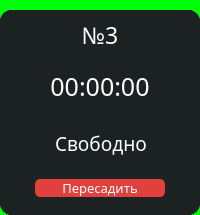
                  <widget class="QFrame" name="PC_3">
                   <property name="styleSheet">
                    <string notr="true">background-color: #00FF0A;
border-radius: 15px;</string>
                   </property>
                   <property name="frameShape">
                    <enum>QFrame::StyledPanel</enum>
                   </property>
                   <property name="frameShadow">
                    <enum>QFrame::Raised</enum>
                   </property>
                   <layout class="QVBoxLayout" name="verticalLayout_38">
                    <property name="spacing">
                     <number>0</number>
                    </property>
                    <property name="leftMargin">
                     <number>0</number>
                    </property>
                    <property name="topMargin">
                     <number>10</number>
                    </property>
                    <property name="rightMargin">
                     <number>0</number>
                    </property>
                    <property name="bottomMargin">
                     <number>0</number>
                    </property>
                    <item>
                     <widget class="QFrame" name="frame_10">
                      <property name="styleSheet">
                       <string notr="true">background-color: rgb(28, 33, 34);
border-radius: 12px;</string>
                      </property>
                      <property name="frameShape">
                       <enum>QFrame::StyledPanel</enum>
                      </property>
                      <property name="frameShadow">
                       <enum>QFrame::Raised</enum>
                      </property>
                      <layout class="QVBoxLayout" name="verticalLayout_39">
                       <property name="spacing">
                        <number>0</number>
                       </property>
                       <property name="leftMargin">
                        <number>0</number>
                       </property>
                       <property name="topMargin">
                        <number>0</number>
                       </property>
                       <property name="rightMargin">
                        <number>0</number>
                       </property>
                       <property name="bottomMargin">
                        <number>0</number>
                       </property>
                       <item>
                        <widget class="QFrame" name="frame_11">
                         <property name="frameShape">
                          <enum>QFrame::StyledPanel</enum>
                         </property>
                         <property name="frameShadow">
                          <enum>QFrame::Raised</enum>
                         </property>
                         <layout class="QVBoxLayout" name="verticalLayout_40">
                          <property name="spacing">
                           <number>0</number>
                          </property>
                          <property name="leftMargin">
                           <number>0</number>
                          </property>
                          <property name="topMargin">
                           <number>0</number>
                          </property>
                          <property name="rightMargin">
                           <number>0</number>
                          </property>
                          <property name="bottomMargin">
                           <number>0</number>
                          </property>
                          <item>
                           <widget class="QFrame" name="num_pc_3">
                            <property name="frameShape">
                             <enum>QFrame::StyledPanel</enum>
                            </property>
                            <property name="frameShadow">
                             <enum>QFrame::Raised</enum>
                            </property>
                            <layout class="QHBoxLayout" name="horizontalLayout_34">
                             <item>
                              <widget class="QLabel" name="num_3">
                               <property name="font">
                                <font>
                                 <family>Montserrat Medium</family>
                                 <pointsize>-1</pointsize>
                                </font>
                               </property>
                               <property name="layoutDirection">
                                <enum>Qt::LeftToRight</enum>
                               </property>
                               <property name="styleSheet">
                                <string notr="true">color: #fff; font-size: 23px;</string>
                               </property>
                               <property name="text">
                                <string>№3</string>
                               </property>
                               <property name="alignment">
                                <set>Qt::AlignCenter</set>
                               </property>
                              </widget>
                             </item>
                            </layout>
                           </widget>
                          </item>
                          <item>
                           <widget class="QFrame" name="timer_pc_3">
                            <property name="frameShape">
                             <enum>QFrame::StyledPanel</enum>
                            </property>
                            <property name="frameShadow">
                             <enum>QFrame::Raised</enum>
                            </property>
                            <layout class="QHBoxLayout" name="horizontalLayout_35">
                             <item>
                              <widget class="QLabel" name="timer_3">
                               <property name="font">
                                <font>
                                 <family>Montserrat Medium</family>
                                 <pointsize>-1</pointsize>
                                </font>
                               </property>
                               <property name="styleSheet">
                                <string notr="true">color: #fff; font-size: 25px;</string>
                               </property>
                               <property name="text">
                                <string>00:00:00</string>
                               </property>
                               <property name="alignment">
                                <set>Qt::AlignCenter</set>
                               </property>
                              </widget>
                             </item>
                            </layout>
                           </widget>
                          </item>
                          <item>
                           <widget class="QFrame" name="line_3">
                            <property name="maximumSize">
                             <size>
                              <width>16777215</width>
                              <height>2</height>
                             </size>
                            </property>
                            <property name="styleSheet">
                             <string notr="true">background-color: #7B7B7B;</string>
                            </property>
                            <property name="frameShape">
                             <enum>QFrame::StyledPanel</enum>
                            </property>
                            <property name="frameShadow">
                             <enum>QFrame::Raised</enum>
                            </property>
                           </widget>
                          </item>
                         </layout>
                        </widget>
                       </item>
                       <item>
                        <widget class="QFrame" name="frame_12">
                         <property name="maximumSize">
                          <size>
                           <width>16777215</width>
                           <height>125</height>
                          </size>
                         </property>
                         <property name="sizeIncrement">
                          <size>
                           <width>0</width>
                           <height>0</height>
                          </size>
                         </property>
                         <property name="frameShape">
                          <enum>QFrame::StyledPanel</enum>
                         </property>
                         <property name="frameShadow">
                          <enum>QFrame::Raised</enum>
                         </property>
                         <layout class="QVBoxLayout" name="verticalLayout_41">
                          <item>
                           <widget class="QFrame" name="info_PC_3">
                            <property name="maximumSize">
                             <size>
                              <width>16777215</width>
                              <height>42</height>
                             </size>
                            </property>
                            <property name="font">
                             <font>
                              <pointsize>8</pointsize>
                             </font>
                            </property>
                            <property name="frameShape">
                             <enum>QFrame::StyledPanel</enum>
                            </property>
                            <property name="frameShadow">
                             <enum>QFrame::Raised</enum>
                            </property>
                            <layout class="QHBoxLayout" name="horizontalLayout_32">
                             <property name="leftMargin">
                              <number>11</number>
                             </property>
                             <item>
                              <widget class="QLabel" name="info_3">
                               <property name="font">
                                <font>
                                 <family>Montserrat Medium</family>
                                 <pointsize>-1</pointsize>
                                </font>
                               </property>
                               <property name="styleSheet">
                                <string notr="true">color: #fff; font-size: 19px;</string>
                               </property>
                               <property name="text">
                                <string>Свободно</string>
                               </property>
                               <property name="alignment">
                                <set>Qt::AlignCenter</set>
                               </property>
                              </widget>
                             </item>
                            </layout>
                           </widget>
                          </item>
                          <item>
                           <widget class="QFrame" name="btn_transplant_PC_3">
                            <property name="maximumSize">
                             <size>
                              <width>16777215</width>
                              <height>60</height>
                             </size>
                            </property>
                            <property name="frameShape">
                             <enum>QFrame::StyledPanel</enum>
                            </property>
                            <property name="frameShadow">
                             <enum>QFrame::Raised</enum>
                            </property>
                            <layout class="QHBoxLayout" name="horizontalLayout_33">
                             <item>
                              <widget class="QPushButton" name="transplant_3">
                               <property name="maximumSize">
                                <size>
                                 <width>130</width>
                                 <height>50</height>
                                </size>
                               </property>
                               <property name="font">
                                <font>
                                 <family>Montserrat Medium</family>
                                 <pointsize>10</pointsize>
                                </font>
                               </property>
                               <property name="styleSheet">
                                <string notr="true">QPushButton{
background-color: rgb(224, 65, 61);
color: #fff;
border-radius: 5px;
}

QPushButton:hover{
background-color: rgb(204, 5, 0);
}</string>
                               </property>
                               <property name="text">
                                <string>Пересадить</string>
                               </property>
                              </widget>
                             </item>
                            </layout>
                           </widget>
                          </item>
                         </layout>
                        </widget>
                       </item>
                      </layout>
                     </widget>
                    </item>
                   </layout>
                  </widget>
